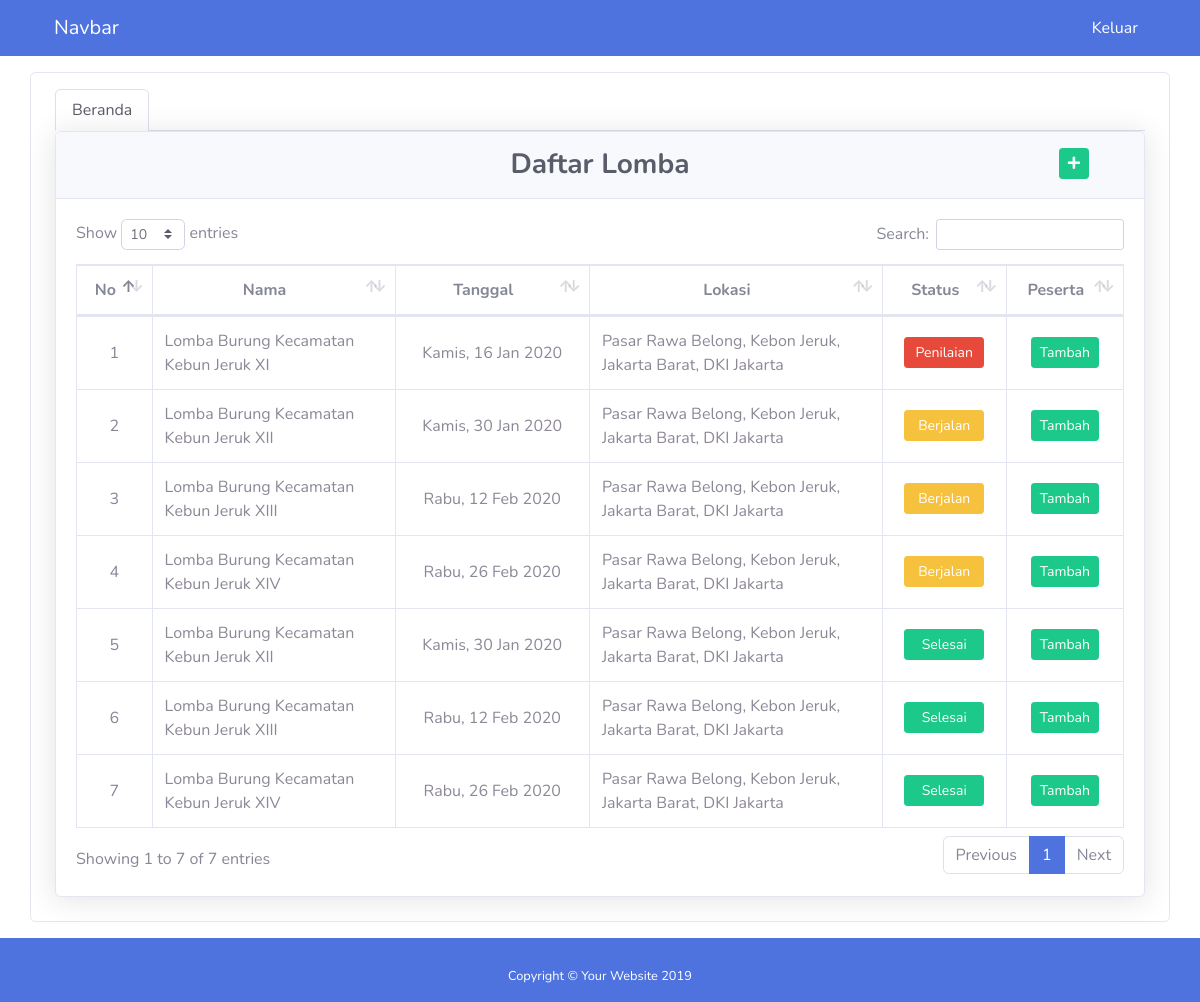
The app's page /dev/index.php with its own data.
### tables this page shows
CREATE TABLE `lomba` (
  `id_lomba` int(11) NOT NULL,
  `nama_lomba` varchar(128) NOT NULL,
  `tanggal_lomba` date NOT NULL,
  `lokasi_lomba` varchar(128) NOT NULL,
  `status` enum('0','1','2') NOT NULL
);

### dev/index.php (the view, shortened to what this page needs)
<?php
  $conn = mysqli_connect("localhost", "root", "", "mp-lomba");
  $daftarLomba = mysqli_query($conn, "SELECT * FROM lomba ORDER BY status DESC");
?>
<!DOCTYPE html>
<html lang="en">
<head>
  <link href="vendor/fontawesome-free/css/all.min.css" rel="stylesheet" type="text/css">
  <link href="css/sb-admin-2.min.css" rel="stylesheet">
  <link href="vendor/datatables/dataTables.bootstrap4.min.css" rel="stylesheet">
</head>
<body id="page-top">
  <nav class="navbar sticky-top navbar-expand-lg navbar-light" style="background-color:#4E73DF">
    <div class="container">
      <a class="navbar-brand text-white" href="#">Navbar</a>
      <div class="collapse navbar-collapse" id="navbarNavAltMarkup">
        <div class="navbar-nav ml-auto">
          <a class="nav-item nav-link ml-auto text-white" href="#" tabindex="-1" aria-disabled="true">Keluar</a>
        </div>
      </div>
    </div>
  </nav>
  <div id="wrapper">
    <div id="content-wrapper" class="d-flex flex-column bg-white">
      <div id="content">
        <div class="container-fluid mt-2">
          <div class="container border rounded pt-3 my-3">
            <ul class="nav nav-tabs" id="myTab" role="tablist">
              <li class="nav-item">
                <a class="nav-link active text-dark" id="beranda-tab" data-toggle="tab" href="#beranda" role="tab"
                  aria-controls="beranda" aria-selected="true">Beranda</a>
              </li>
            </ul>
            <div class="tab-content">
              <div class="tab-pane fade show active" id="beranda" role="tabpanel" aria-labelledby="beranda-tab">
                <div class="card shadow mb-4">
                  <div class="card-header py-3">
                    <div class="row">
                      <div class="col-1"></div>
                      <div class="col-10">
                        <h3 class="m-0 font-weight-bold text-dark text-center">Daftar Lomba</h3>
                      </div>
                      <div class="col-1">
                        <span data-toggle="modal" data-target="#modalTambahLomba">
                          <a class="btn btn-sm btn-success text-light" data-toggle="tooltip" data-placement="top"
                            title="Klik untuk menambahkan lomba baru"><i class="fa fa-plus"></i></a>
                        </span>
                      </div>
                    </div>
                  </div>
                  <div class="card-body">
                    <div class="table-responsive">
                      <table class="table table-bordered" id="hasilPenilaian" width="100%" cellspacing="0">
                        <thead>
                          <tr>
                            <th class="text-center"> No </th>
                            <th class="text-center" style="width:200px"> Nama </th>
                            <th class="text-center"> Tanggal </th>
                            <th class="text-center" style="width:250px"> Lokasi </th>
                            <th class="text-center"> Status </th>
                            <th class="text-center"> Peserta </th>
                          </tr>
                        </thead>
                        <tbody>
                          <?php
                            $no = 1;
                            function hari($hari){
                              switch($hari){
                                case 'Wed':
                                  return "Rabu";
                                break;
                                case 'Thu':
                                  return "Kamis";
                                break;
                              }
                            }
                            function bulan($bulan){
                              switch($bulan){
                                case '01':
                                  return "Jan";
                                break;
                                case '02':
                                  return "Feb";
                                break;
                              }
                            }
                            if(mysqli_num_rows($daftarLomba) > 0){
                              while($dataLomba = mysqli_fetch_array($daftarLomba)){
                          ?>
                          <tr>
                            <td class="text-center align-middle"> <?= $no++;?> </td>
                            <td class="align-midde align-middle">
                              <span data-toggle="modal" data-target="#modalUbahNamaLomba">
                                <a data-toggle="tooltip" data-placement="top" title="Klik untuk mengubah nama lomba"
                                  style="text-decoration:none; color:#8D8796;" class="nama_lomba">
                                  <?= $dataLomba['nama_lomba'];?>
                                </a>
                              </span>
                            </td>
                            <td class="text-center align-middle">
                              <span data-toggle="modal" data-target="#modalUbahTanggalLomba">
                                <a data-toggle="tooltip" data-placement="top"
                                  title="Klik untuk mengubah tanggal lomba" style="text-decoration:none; color:#8D8796;"
                                  class="tanggal_lomba">
                                  <?= hari(date('D', strtotime($dataLomba['tanggal_lomba']))); ?>,
                                  <?= date('d', strtotime($dataLomba['tanggal_lomba']));?>
                                  <?= bulan(date('m', strtotime($dataLomba['tanggal_lomba']))); ?>
                                  <?= date('Y', strtotime($dataLomba['tanggal_lomba']));?>
                                </a>
                              </span>
                            </td>
                            <td class="align-middle"">
                              <a href="" data-toggle=" tooltip" data-placement="top"
                              title="Klik untuk mengubah lokasi lomba" style="text-decoration:none; color:#8D8796;"
                              class="lokasi_lomba">
                              <?= $dataLomba['lokasi_lomba'];?>
                              </a>
                            </td>
                            <td class=" text-center align-middle"">
                              <?php
                                if( $dataLomba['status'] == 0){ ?>
                                 <a href="" class="btn btn-sm btn-success" style="width:80px;" data-toggle="tooltip" data-placement="top" title="Klik untuk melihat hasil lomba"> Selesai </a>
                                <?php } else if( $dataLomba['status'] == 1 ){ ?>
                                  <a href="" class="btn btn-sm btn-warning" style="width:80px;" data-toggle="tooltip" data-placement="top" title="Lomba akan / sedang berjalan"> Berjalan </a>
                                <?php } else if( $dataLomba['status'] == 2 ){ ?>
                                  <a href="penilaianLomba.php?id=<?=$dataLomba['id_lomba']?>" class="btn btn-sm btn-danger" style="width:80px;" data-toggle="tooltip" data-placement="top" title="Klik untuk melakukan penilaian"> Penilaian </a>
                                <?php }
                              ?>
                            </td>
                            <td class=" text-center align-middle">
                              <a href="" class="btn btn-sm btn-success" data-toggle="tooltip" data-placement="top" title="Klik untuk menambahkan peserta baru">Tambah</a>
                            </td>
                          </tr>
                          <?php
                              }
                            }
                          ?>
                        </tbody>
                      </table>
                    </div>
                  </div>
                </div>
              </div>
            </div>
          </div>
        </div>
      </div>
      <footer class="sticky-footer" style="height: 20px; background-color:#4E73DF">
        <div class="container my-auto">
          <div class="copyright text-center my-auto">
            <span class="text-white">Copyright &copy; Your Website 2019</span>
          </div>
        </div>
      </footer>
    </div>
  </div>
</body>
</html>

### records on screen
lomba: nama_lomba "Lomba Burung Kecamatan Kebun Jeruk XI", tanggal_lomba "Kamis", tanggal_lomba "16", tanggal_lomba "Jan", tanggal_lomba "2020", lokasi_lomba "Pasar Rawa Belong, Kebon Jeruk, Jakarta Barat, DKI Jakarta"
lomba: nama_lomba "Lomba Burung Kecamatan Kebun Jeruk XII", tanggal_lomba "Kamis", tanggal_lomba "30", tanggal_lomba "Jan", tanggal_lomba "2020", lokasi_lomba "Pasar Rawa Belong, Kebon Jeruk, Jakarta Barat, DKI Jakarta", status "Berjalan"
lomba: nama_lomba "Lomba Burung Kecamatan Kebun Jeruk XIII", tanggal_lomba "Rabu", tanggal_lomba "12", tanggal_lomba "Feb", tanggal_lomba "2020", lokasi_lomba "Pasar Rawa Belong, Kebon Jeruk, Jakarta Barat, DKI Jakarta", status "Berjalan"
lomba: nama_lomba "Lomba Burung Kecamatan Kebun Jeruk XIV", tanggal_lomba "Rabu", tanggal_lomba "26", tanggal_lomba "Feb", tanggal_lomba "2020", lokasi_lomba "Pasar Rawa Belong, Kebon Jeruk, Jakarta Barat, DKI Jakarta", status "Berjalan"
lomba: nama_lomba "Lomba Burung Kecamatan Kebun Jeruk XII", tanggal_lomba "Kamis", tanggal_lomba "30", tanggal_lomba "Jan", tanggal_lomba "2020", lokasi_lomba "Pasar Rawa Belong, Kebon Jeruk, Jakarta Barat, DKI Jakarta", status "Selesai"
lomba: nama_lomba "Lomba Burung Kecamatan Kebun Jeruk XIII", tanggal_lomba "Rabu", tanggal_lomba "12", tanggal_lomba "Feb", tanggal_lomba "2020", lokasi_lomba "Pasar Rawa Belong, Kebon Jeruk, Jakarta Barat, DKI Jakarta", status "Selesai"
lomba: nama_lomba "Lomba Burung Kecamatan Kebun Jeruk XIV", tanggal_lomba "Rabu", tanggal_lomba "26", tanggal_lomba "Feb", tanggal_lomba "2020", lokasi_lomba "Pasar Rawa Belong, Kebon Jeruk, Jakarta Barat, DKI Jakarta", status "Selesai"
